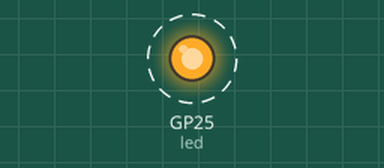
This program was run on a simulated Raspberry Pi Pico running MicroPython. Shown: output pins drawn as LEDs (lit = HIGH). Dashed ring = blinking.

Above: at 0.5 s.
Timing chart, 0 to 4.6 s (numbered marks = the images above):
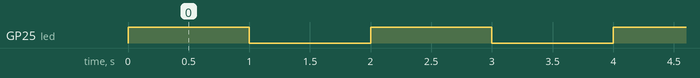

The program:

01-prueba.py
```python
from machine import Pin
import time

# Define the onboard LED pin (usually pin 25 for Raspberry Pi Pico)
led = Pin("LED", Pin.OUT)

while True:
    led.value(1)  # Turn the LED on
    time.sleep(1) # Wait for 1 second
    led.value(0)  # Turn the LED off
    time.sleep(1) # Wait for 1 second
```

Measured:
- by itself, GP25 (led): alternates HIGH for 1.0 s and LOW for 1.0 s
